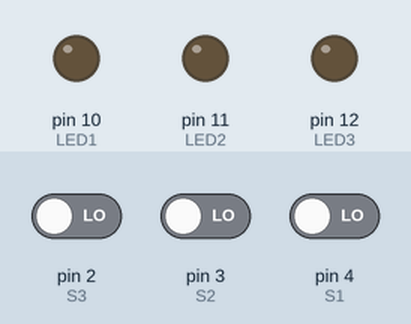
The sketch below on a simulated Arduino Uno, built with avr-gcc and run on an emulated ATmega328P. On the bench: output pins drawn as LEDs (lit = HIGH). The inputs (shaded band) are chosen by the test bench; at power-on: pin 2 (S3) LOW, pin 3 (S2) LOW, pin 4 (S1) LOW.

Above: at 1.2 s.
1.3 s: pin 2 (S3) driven HIGH
At 2.5 s:
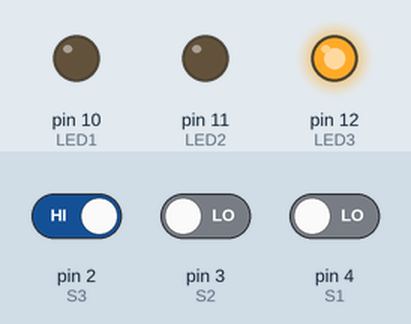
2.8 s: pin 3 (S2) driven HIGH
At 3.9 s:
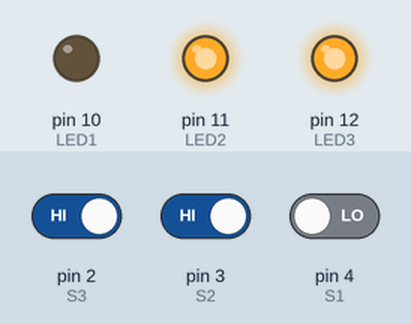
4.3 s: pin 4 (S1) driven HIGH
At 5.0 s:
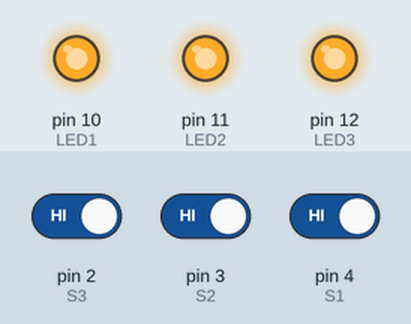
5.8 s: pin 2 (S3) driven LOW
At 6.2 s:
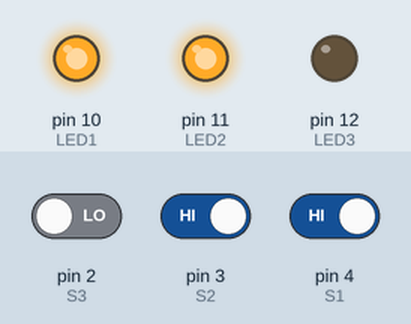
7.3 s: pin 3 (S2) driven LOW
At 8.5 s:
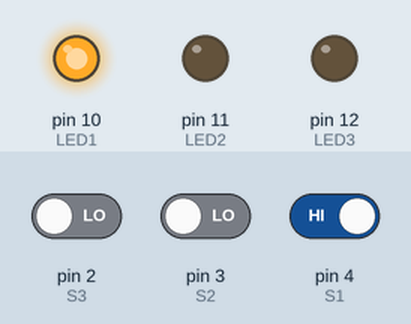
8.8 s: pin 2 (S3) driven HIGH
At 9.6 s:
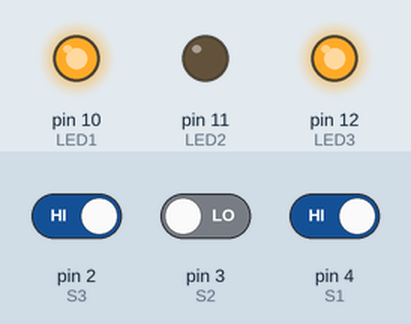
Timing chart, 0 to 11.3 s (numbered marks = the images above; inputs shaded):
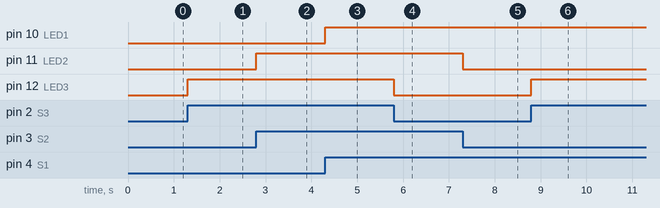

Measured:
- after the input at 1.3 s, pin 12 (LED3): LOW → HIGH at once
- after the input at 2.8 s, pin 11 (LED2): LOW → HIGH at once
- after the input at 4.3 s, pin 10 (LED1): LOW → HIGH at once
- after the input at 5.8 s, pin 12 (LED3): HIGH → LOW at once
- after the input at 7.3 s, pin 11 (LED2): HIGH → LOW at once
- after the input at 8.8 s, pin 12 (LED3): LOW → HIGH at once

The sketch:

Day4.ino
```cpp
int LED1 = 10;
int LED2 = 11;
int LED3 = 12;
int S1 = 4;
int S2 = 3;
int S3 = 2;

void setup() {
  // put your setup code here, to run once:
  pinMode(LED1, OUTPUT);
  pinMode(LED2, OUTPUT);
  pinMode(LED3, OUTPUT);
  pinMode(S1, INPUT);
  pinMode(S2, INPUT);
  pinMode(S3, INPUT);
}

void loop() {
  // put your main code here, to run repeatedly:
  if(digitalRead(S1) == HIGH){
    digitalWrite(LED1, HIGH);
  }
  else {
    digitalWrite(LED1, LOW);
  }
  if(digitalRead(S2) == HIGH){
    digitalWrite(LED2, HIGH);
  }
  else {
    digitalWrite(LED2, LOW);
  }
  if(digitalRead(S3) == HIGH){
    digitalWrite(LED3, HIGH);
  }
  else {
    digitalWrite(LED3, LOW);
  }
}
```
